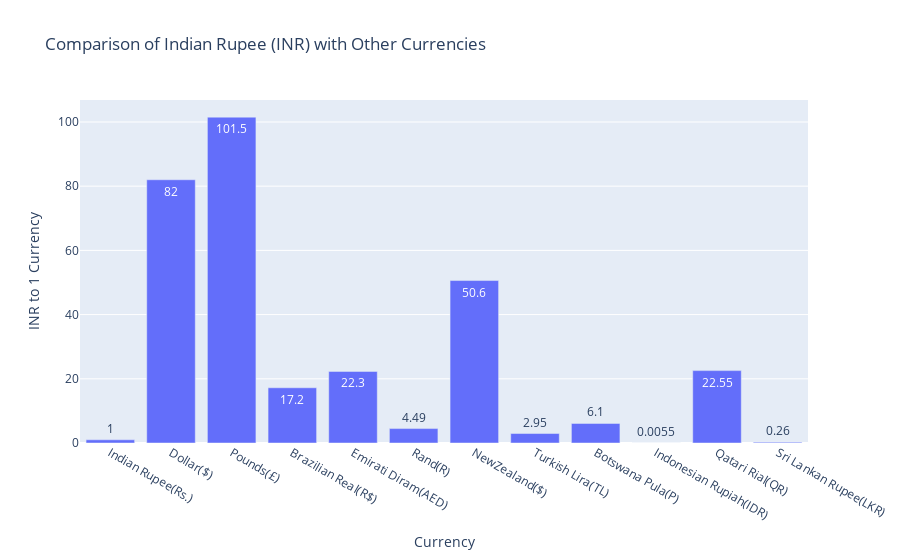

Notebook cell for this chart:
### Markdown cell above
### TASK - 1

### Code cell
# Prepare the data for plotting
plot_data = []
for currency_name, inr_to_currency in conversion_rates.items():
    plot_data.append({
        'Currency': currency_name,
        'INR Equivalent': inr_to_currency
    })

# Convert to DataFrame
plot_df = pd.DataFrame(plot_data)

# Plot the comparison using Plotly
fig = px.bar(plot_df, x='Currency', y='INR Equivalent',
             title='Comparison of Indian Rupee (INR) with Other Currencies',
             labels={'INR Equivalent': 'INR to 1 Currency'},
             text='INR Equivalent')

# Show the plot
fig.show()

### Figure 1 — Plotly figure (JSON) as saved in the notebook; plotly's stock layout.template omitted (floating-point values rounded to 4 significant figures)
{"data": [{"alignmentgroup": "True", "hovertemplate": "Currency=%{x}<br>INR to 1 Currency=%{text}<extra></extra>", "legendgroup": "", "marker": {"color": "#636efa", "pattern": {"shape": ""}}, "name": "", "offsetgroup": "", "orientation": "v", "showlegend": false, "text": [1, 82, 101.5, 17.2, 22.3, 4.49, 50.6, 2.95, 6.1, 0.0055, 22.55, 0.26], "textposition": "auto", "type": "bar", "x": ["Indian Rupee(Rs.)", "Dollar($)", "Pounds(£)", "Brazilian Real(R$)", "Emirati Diram(AED)", "Rand(R)", "NewZealand($)", "Turkish Lira(TL)", "Botswana Pula(P)", "Indonesian Rupiah(IDR)", "Qatari Rial(QR)", "Sri Lankan Rupee(LKR)"], "xaxis": "x", "y": [1, 82, 101.5, 17.2, 22.3, 4.49, 50.6, 2.95, 6.1, 0.0055, 22.55, 0.26], "yaxis": "y"}], "layout": {"barmode": "relative", "legend": {"tracegroupgap": 0}, "title": {"text": "Comparison of Indian Rupee (INR) with Other Currencies"}, "xaxis": {"anchor": "y", "domain": [0, 1], "title": {"text": "Currency"}}, "yaxis": {"anchor": "x", "domain": [0, 1], "title": {"text": "INR to 1 Currency"}}}}
